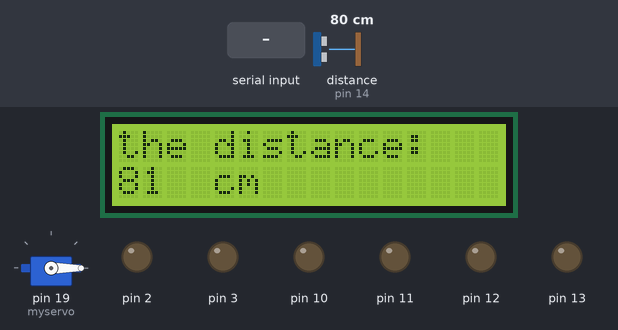
Bench run of a sketch on a simulated Arduino Uno, built with avr-gcc and run on an emulated ATmega328P. Parts: 16×2 character LCD, servo, output pins drawn as LEDs (lit = HIGH). Inputs (shaded band) come from the test bench; at power-on: distance to the obstacle (sensor on pin 14) 80 cm. The echo pulse lasts 58.3 µs per cm; what the sketch prints to the serial monitor is not drawn.

Above: at 1.2 s.
1.3 s: "a\n" received over the second serial link
At 1.45 s:
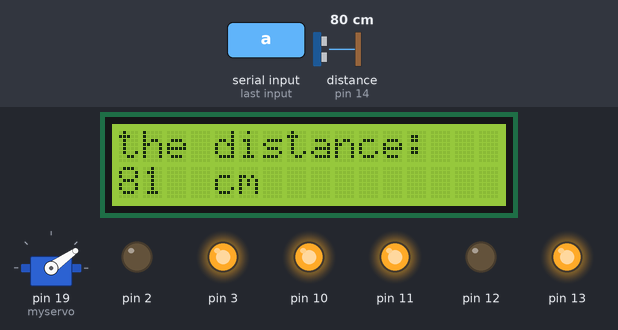
3.7 s: distance to the obstacle (sensor on pin 14) set to 17 cm
At 3.89 s:
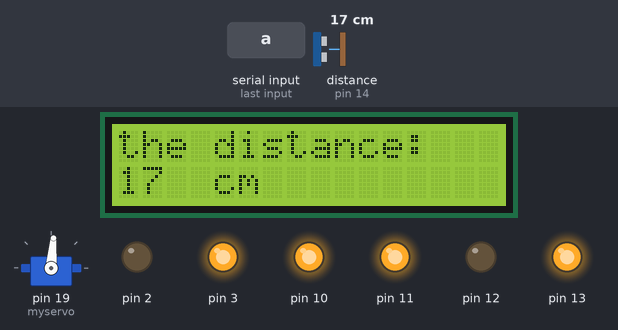
6.7 s: distance to the obstacle (sensor on pin 14) set to 14 cm
At 6.92 s:
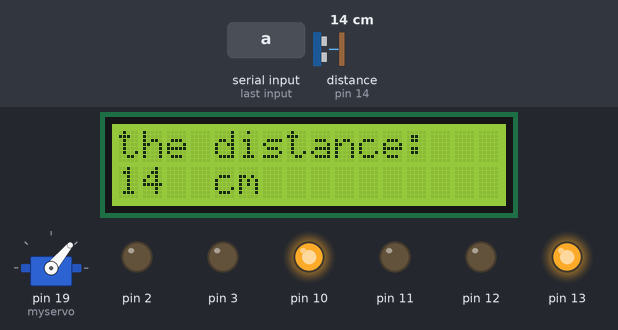
9.2 s: distance to the obstacle (sensor on pin 14) set to 2 cm
At 9.64 s:
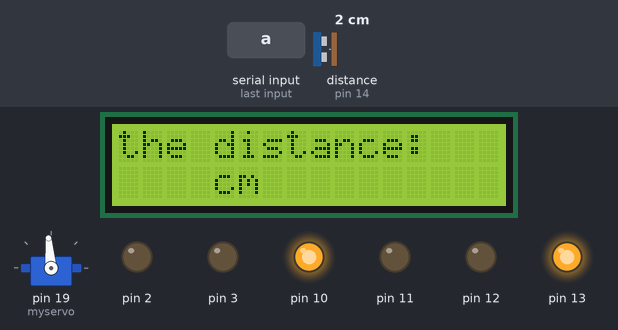
11.3 s: "b\n" received over the second serial link
At 11.75 s:
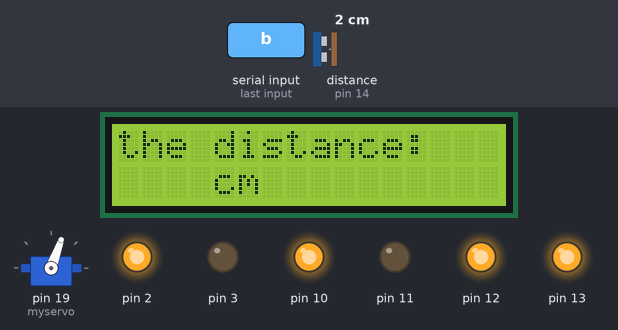
14.0 s: "c\n" received over the second serial link
At 14.46 s:
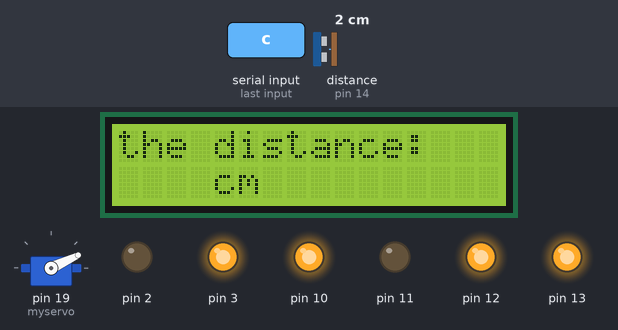
Timing chart, 0 to 18.0 s (numbered marks = the images above; inputs shaded):
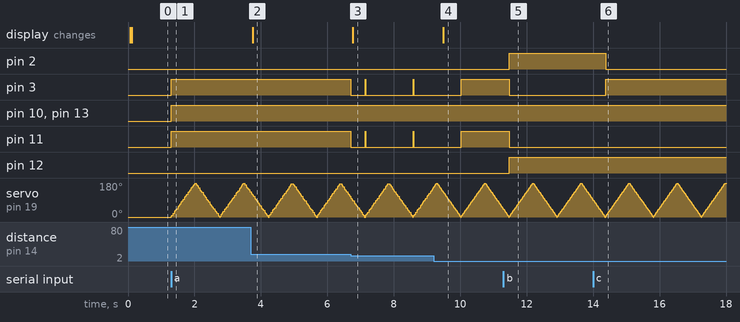

Measured:
- the behaviour switches between 16 and 15 cm on distance to the obstacle (sensor on pin 14) (found by bisection; images 2 and 3)
- after the input at 3.7 s, the display: changes after 0.05 s (image 2)
- after the input at 6.7 s, pin 3, pin 11: goes LOW 0.43 s, HIGH 0.02 s, LOW 1.4 s, HIGH 0.02 s, then LOW, starting at once; the display: changes after 0.07 s (image 3)
- after the input at 9.2 s, pin 3, pin 11: goes on until 10.0 s, then stays HIGH; the display: changes after 0.29 s (image 4)
- after the input at 11.3 s, pin 2, pin 12: LOW → HIGH after 0.18 s; pin 3, pin 11: HIGH → LOW after 0.18 s
- after the input at 14.0 s, pin 2: HIGH → LOW after 0.38 s; pin 3: LOW → HIGH after 0.38 s

The sketch:

car.ino
```cpp
#include <MsTimer2.h>
#include <LiquidCrystal.h>
#include <Servo.h>
#include <NewPing.h>
#include <SoftwareSerial.h>
#include <Wire.h>

LiquidCrystal lcd(8,9, 4, 5, 6, 7);

Servo myservo; // 建立Servo物件，控制伺服馬達

#define TRIG_PIN    15          // trigger Pin
#define ECHO_PIN    14          // Echo Pin
#define MAX_DISTANCE 500        // Maximum distance we want to ping for (in centimeters). Maximum sensor distance is rated at 400-500cm.
NewPing sonar(TRIG_PIN, ECHO_PIN, MAX_DISTANCE);    // 設定 NewPing 物件，並給與最遠測試距離

SoftwareSerial I2CBT(16,17); //定義Arduino PIN10及PIN11分別為RX及TX腳位
//請注意Arduino的TX要接藍牙模組的RX, 反之亦然
  byte cmmd[20];
  int insize;
  int j = 0;
void setup() {
   MsTimer2::set(50,Distance);
     MsTimer2::start();
    lcd.begin(16, 2); // start the library
    lcd.setCursor(0,0);
    lcd.print("the distance:");
    lcd.setCursor(4,1);
    lcd.print("cm");

  Serial.begin(9600);
  myservo.attach(19);
  myservo.write(0);
  I2CBT.begin(9600);//bluetooth baud rate
  //=================左馬達=================
  //====轉動方向=====
  pinMode(2,OUTPUT);
  pinMode(3,OUTPUT);
  //====轉動速度=====
  pinMode(10,OUTPUT);
  //=============左馬達設定結束============
  //=================右馬達=================
  //====轉動方向=====
  pinMode(11,OUTPUT);
  pinMode(12,OUTPUT);
  //====轉動速度=====
  pinMode(13,OUTPUT);
  //=============右馬達設定結束============
}
void Forward()
{
  //==========左馬達向前轉=================
  digitalWrite(2,HIGH);
  digitalWrite(3,LOW);
  //=====左馬達速度(150可微調130~255)======
  analogWrite(10,255);
  //----------左馬達動作指派結束----------

  //==========右馬達向前轉=================
  digitalWrite(11,HIGH);
  digitalWrite(12,LOW);
  //=====右馬達速度(130可微調130~255)======
  analogWrite(13,255);
  //----------右馬達動作指派結束----------

  //========向前無旋轉角度不用給延遲======
}
void TurnLeft()
{
  //==========左馬達向後轉=================
  digitalWrite(2,LOW);
  digitalWrite(3,HIGH);
  //=====左馬達速度(150可微調130~255)======
  analogWrite(10,255);
  //----------左馬達動作指派結束----------

  //==========右馬達向前轉=================
  digitalWrite(11,HIGH);
  digitalWrite(12,LOW);
  //=====右馬達速度(150可微調130~255)======
  analogWrite(13,255);
  //----------右馬達動作指派結束----------

}

void TurnRight()
{
  //==========左馬達向前轉=================
  digitalWrite(2,HIGH);
  digitalWrite(3,LOW);
  //=====左馬達速度(150可微調130~255)======
  analogWrite(10,255);
  //----------左馬達動作指派結束----------

  //==========右馬達向後轉=================
  digitalWrite(11,LOW);
  digitalWrite(12,HIGH);
  //=====右馬達速度(150可微調130~255)======
  analogWrite(13,255);
  //----------右馬達動作指派結束----------

}
void TurnBack()
{
  //==========左馬達向前轉=================
  digitalWrite(2,LOW);
  digitalWrite(3,HIGH);
  //=====左馬達速度(150可微調130~255)======
  analogWrite(10,255);
  //----------左馬達動作指派結束----------

  //==========右馬達向後轉=================
  digitalWrite(11,LOW);
  digitalWrite(12,HIGH);
  //=====右馬達速度(150可微調130~255)======
  analogWrite(13,255);
  //----------右馬達動作指派結束----------

}
void TurnStop(){
  //==========左馬達stop=================
   digitalWrite(2,LOW);
  digitalWrite(3,LOW);
  //=====左馬達速度(150可微調130~255)======
  analogWrite(10,255);
  //----------左馬達動作指派結束----------

  //==========右馬達stop=================
  digitalWrite(11,LOW);
  digitalWrite(12,LOW);
  //=====右馬達速度(150可微調130~255)======
  analogWrite(13,255);
  //----------右馬達動作指派結束----------

}
void Around(){
  while(cmmd[0]!=100&&cmmd[0]!=102&&j!=180){
     if ((insize=(I2CBT.available()))>0){
      for (int i=0; i<insize; i++){
        Serial.print(cmmd[i]=char(I2CBT.read()));
        Serial.print("\n");
      }
    }
    j+=5;
    myservo.write(j);
    delay(20);
  }
  while(cmmd[0]!=100&&cmmd[0]!=102&&j!=0){
     if ((insize=(I2CBT.available()))>0){
      for (int i=0; i<insize; i++){
        Serial.print(cmmd[i]=char(I2CBT.read()));
        Serial.print("\n");
      }
    }
    j-=5;
    myservo.write(j);
    delay(20);

  }
}
void Distance(){
  lcd.setCursor(0,1);
  lcd.print("    ");
  unsigned int uS = sonar.ping();   // 送出 ping，並取得微秒 microseconds(uS) 時間
  Serial.print("Ping: ");
  Serial.print(sonar.convert_cm(uS));    // 換算時間為公分，如顯示 0，表示超出距離範圍
  Serial.println("cm");
   if(sonar.convert_cm(uS)>5&&sonar.convert_cm(uS)<501)
   {
    I2CBT.write(sonar.convert_cm(uS));
    if(sonar.convert_cm(uS)<=15)
    {
      TurnStop();

    }
   lcd.setCursor(0,1);
   lcd.print(sonar.convert_cm(uS));
   }
}

void loop() {

  while(1){
     if ((insize=(I2CBT.available()))>0){
      for (int i=0; i<insize; i++){
        Serial.print(cmmd[i]=char(I2CBT.read()));
        Serial.print("\n");
      }
    }

    //根據所收到訊號執行對應動作
    switch (cmmd[0]) {
    case 96:
      Forward();
      Around();
      break;

    case 97:
      TurnLeft();
      Around();
      break;
    case 98://'b'
      TurnRight();
      Around();
      break;
    case 99:
      TurnBack();
      Around();
      break;
    case 100:
      TurnStop();
      break;
    case 101:
     Around();
     break;
     case 102:
     myservo.write(j);
     break;

    } //Switch

  } //while


}
```
